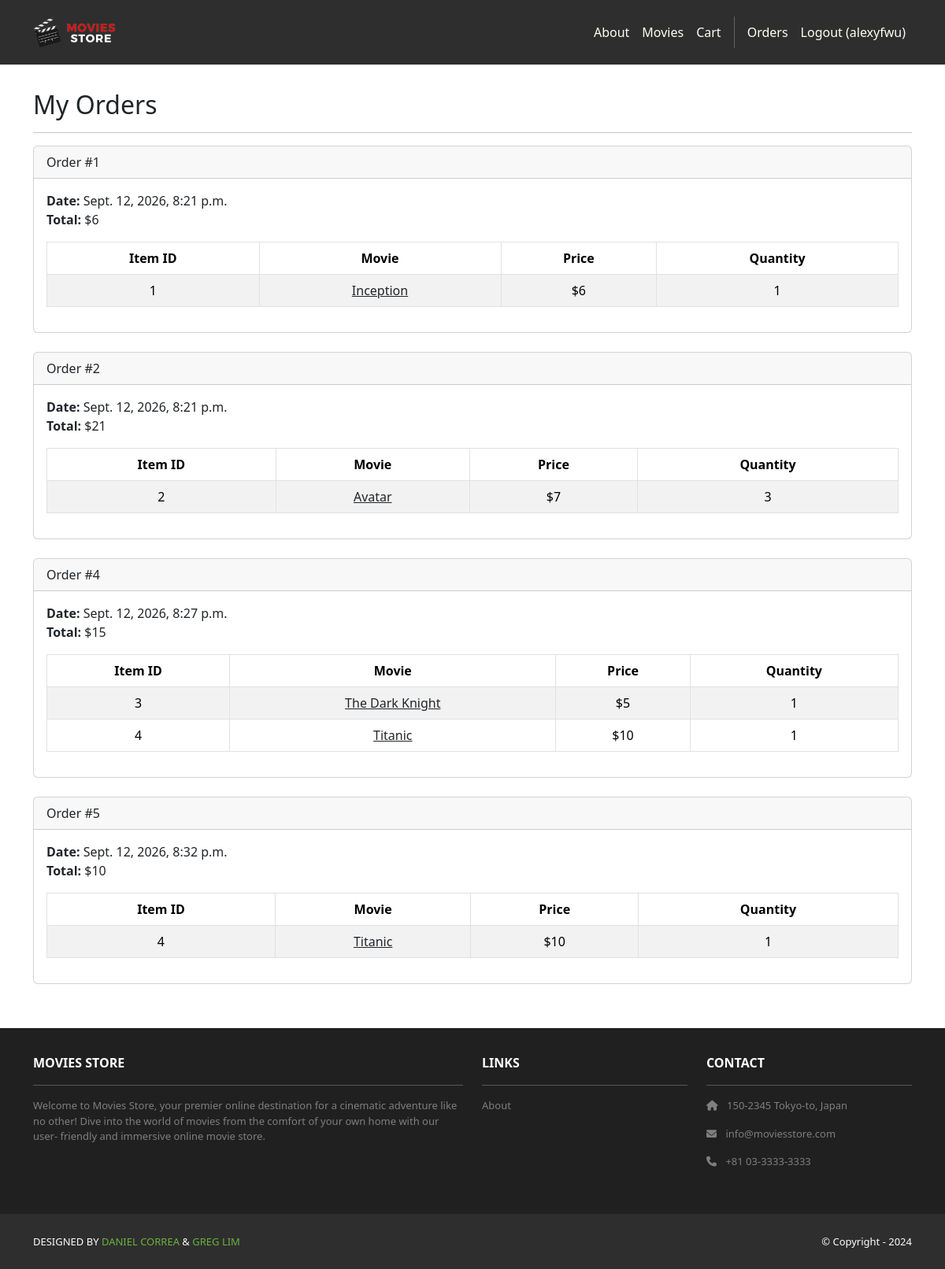
Page /accounts/orders/ (signed in) on the committed database.
### cart/models.py (models this page shows, shortened)
class Order(models.Model):
    id = models.AutoField(primary_key=True)
    total = models.IntegerField()
    date = models.DateTimeField(auto_now_add=True)
    user = models.ForeignKey(User, on_delete=models.CASCADE)

class Item(models.Model):
    id = models.AutoField(primary_key=True)
    price = models.IntegerField()
    quantity = models.IntegerField()
    order = models.ForeignKey(Order,
        on_delete=models.CASCADE)
    movie = models.ForeignKey(Movie,
        on_delete=models.CASCADE)

### movies/models.py (models this page shows, shortened)
class Movie(models.Model):
    id = models.AutoField(primary_key=True)
    name = models.CharField(max_length=255)
    price = models.IntegerField()
    description = models.TextField()
    image = models.ImageField(upload_to='movie_images/')

### accounts/views.py (the view)
# urls.py: path('orders/', views.orders, name='accounts.orders'),
@login_required
def orders(request):
    template_data = {}
    template_data['title'] = 'Orders'
    template_data['orders'] = request.user.order_set.all()
    return render(request, 'accounts/orders.html', {'template_data': template_data})

### accounts/templates/accounts/orders.html
{% extends 'base.html' %}
{% block content %}
<div class="p-3">
  <div class="container">
    <div class="row mt-3">
      <div class="col mx-auto mb-3">
        <h2>My Orders</h2>
        <hr />
        {% for order in template_data.orders %}
        <div class="card mb-4">
          <div class="card-header">
            Order #{{ order.id }}
          </div>
          <div class="card-body">
            <b>Date:</b> {{ order.date }}<br />
            <b>Total:</b> ${{ order.total }}<br />
            <table class="table table-bordered table-striped text-center mt-3">
              <thead>
                <tr>
                  <th scope="col">Item ID</th>
                  <th scope="col">Movie</th>
                  <th scope="col">Price</th>
                  <th scope="col">Quantity</th>
                </tr>
              </thead>
              <tbody>
                {% for item in order.item_set.all %}
                <tr>
                  <td>{{ item.movie.id }}</td>
                  <td>
                    <a class="link-dark"
                      href="{% url 'movies.show'
                      id=item.movie.id %}">
                      {{ item.movie.name }}
                    </a>
                  </td>
                  <td>${{ item.movie.price }}</td>
                  <td>{{ item.quantity }}</td>
                </tr>
                {% endfor %}
              </tbody>
            </table>
          </div>
        </div>
        {% endfor %}
      </div>
    </div>
  </div>
</div>
{% endblock content %}

### moviesstore/templates/base.html (shortened to what this page needs)
<!DOCTYPE html>
<html>
  {% load static %}
  <head>
    <link href=
      "https://cdn.jsdelivr.net/npm/bootstrap@5.3.3/dist/css/bootstrap.min.css" rel="stylesheet"
>
      <link rel=
      "stylesheet"  href="https://cdnjs.cloudflare.com/ajax/libs/font-awesome/6.1.1/css/all.min.css">
    <link rel="stylesheet" type="text/css" href="{% static 'css/style.css' %}">
  </head>
  <body>
     <nav class="p-3 navbar navbar-dark bg-dark navbar-expand-lg">
      <div class="container">
        <a class="navbar-brand"
           href="{% url 'home.index' %}">
          <img src="{% static 'img/logo.png' %}" alt="logo"
               height="40" />
        </a>
        <div class="collapse navbar-collapse"
             id="navbarNavAltMarkup">
          <div class="navbar-nav ms-auto navbar-ml">
            <a class="nav-link"
               href="{% url 'home.about' %}">About</a>
            <a class="nav-link"
               href="{% url 'movies.index' %}">Movies</a>
            <a class="nav-link"
              href="{% url 'cart.index' %}">Cart</a>
            {% if user.is_authenticated %}
            <a class="nav-link"
              href="{% url 'accounts.orders' %}">Orders
            </a>
            <a class="nav-link"
              href="{% url 'accounts.logout' %}">Logout ({{ user.username }})</a>
            {% endif %}
          </div>
        </div>
      </div>
    </nav>
    <div>
      {% block content %}
      {% endblock content %}
    </div>
<section class="p-3 ms-footer d-none d-md-block">
      <div class="container">
        <div class="row mt-3 text-white">
          <div class="col-md-6 col-lg-6 col-xl-6
               mx-auto mb-4">
            <b>MOVIES STORE</b>
            <hr />
            <p>
              Welcome to Movies Store, your premier online
              destination for a cinematic adventure like no
              other! Dive into the world of movies from the
              comfort of your own home with our user-
              friendly and immersive online movie store.
            </p>
          </div>
          <div class="col-md-3 col-lg-3 col-xl-3
               mx-auto mb-4">
            <b>LINKS</b>
            <hr />
            <p><a class="nav-link"
              href="{% url 'home.about' %}">
              About
            </a></p>
          </div>
          <div class="col-md-3 col-lg-3 col-xl-3 mx-auto
               mb-4">
            <b>CONTACT</b>
            <hr />
            <p><i class="fas fa-home me-2"></i>
              150-2345 Tokyo-to, Japan
            </p>
            <p><i class="fas fa-envelope me-2"></i>
              info@moviesstore.com
            </p>
            <p><i class="fas fa-phone me-2"></i>
              +81 03-3333-3333
            </p>
          </div>
        </div>
      </div>
    </section>
    <section class="p-3 ms-footer-bottom bg-dark">
      <div class="container d-flex
           justify-content-between">
        <div class="me-5 text-white">
          <span>DESIGNED BY
            <a href="https://www.x.com/danielgarax"
            target="_blank">DANIEL CORREA</a> &
            <a href="https://www.x.com/greglim81"
            target="_blank">GREG LIM</a>
          </span>
        </div>
        <div class="text-white">
          <span>© Copyright - 2024</span>
        </div>
      </div>
    </section>
  </body>
</html>

### moviesstore/static/css/style.css (style rules this page uses)
.navbar a.nav-link { color: #FFFEF6 !important; }
.bg-dark { background-color: #2E2E2E !important; }
.ms-footer { background-color: #202020; }
.ms-footer p { color: #7F7F7F; font-size: 13px; }
.ms-footer-bottom span { font-size: 13px; line-height: 38px; }
.ms-footer-bottom a { color: #6ab43e; text-decoration: none; }

### rows in the picture
Order: id "1", date "Sept. 12, 2026, 8:21 p.m.", total "6"
Item: movie.id "1", movie.name "Inception", movie.price "6", quantity "1"
Order: id "2", date "Sept. 12, 2026, 8:21 p.m.", total "21"
Item: movie.id "2", movie.name "Avatar", movie.price "7", quantity "3"
Order: id "4", date "Sept. 12, 2026, 8:27 p.m.", total "15"
Item: movie.id "3", movie.name "The Dark Knight", movie.price "5", quantity "1"
Item: movie.id "4", movie.name "Titanic", movie.price "10", quantity "1"
Order: id "5", date "Sept. 12, 2026, 8:32 p.m.", total "10"
Item: movie.id "4", movie.name "Titanic", movie.price "10", quantity "1"

### other values in the picture
{{ user.username }} "alexyfwu"
